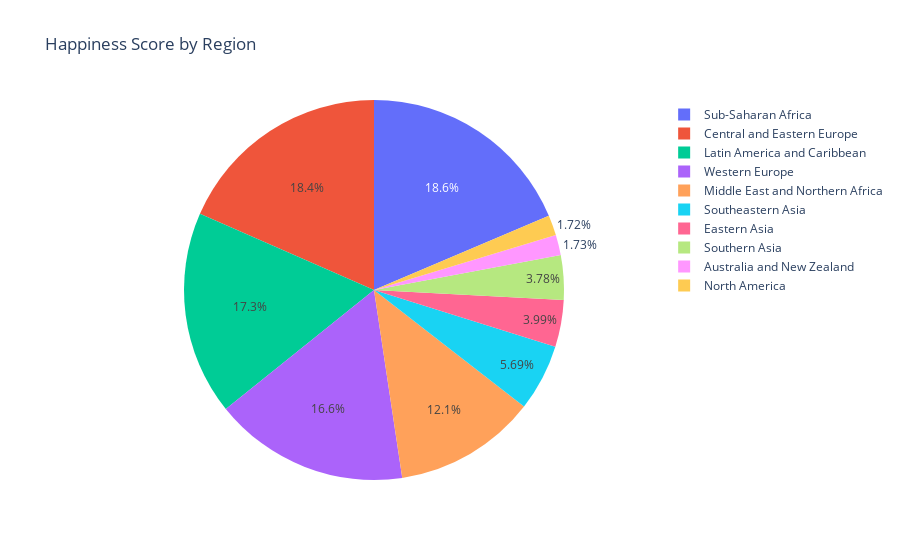

The code cell stored with this chart in its notebook:
### Code cell
#Create a pie chart to present Happiness Score by Regions
# Create a pie chart using Plotly
fig4 = px.pie(df, names='Region', values='Happiness Score', title='Happiness Score by Region')

fig4.show()

### Figure 1 — Plotly figure (JSON) as saved in the notebook; plotly's stock layout.template omitted (floating-point values rounded to 4 significant figures; data arrays with more than 128 entries replaced by an {"elided": "..."} marker saying what was removed)
{"data": [{"domain": {"x": [0, 1], "y": [0, 1]}, "hovertemplate": "Region=%{label}<br>Happiness Score=%{value}<extra></extra>", "labels": {"elided": "157 str values"}, "legendgroup": "", "name": "", "showlegend": true, "type": "pie", "values": {"elided": "157 float values"}}], "layout": {"autosize": true, "legend": {"tracegroupgap": 0}, "title": {"text": "Happiness Score by Region"}}}
